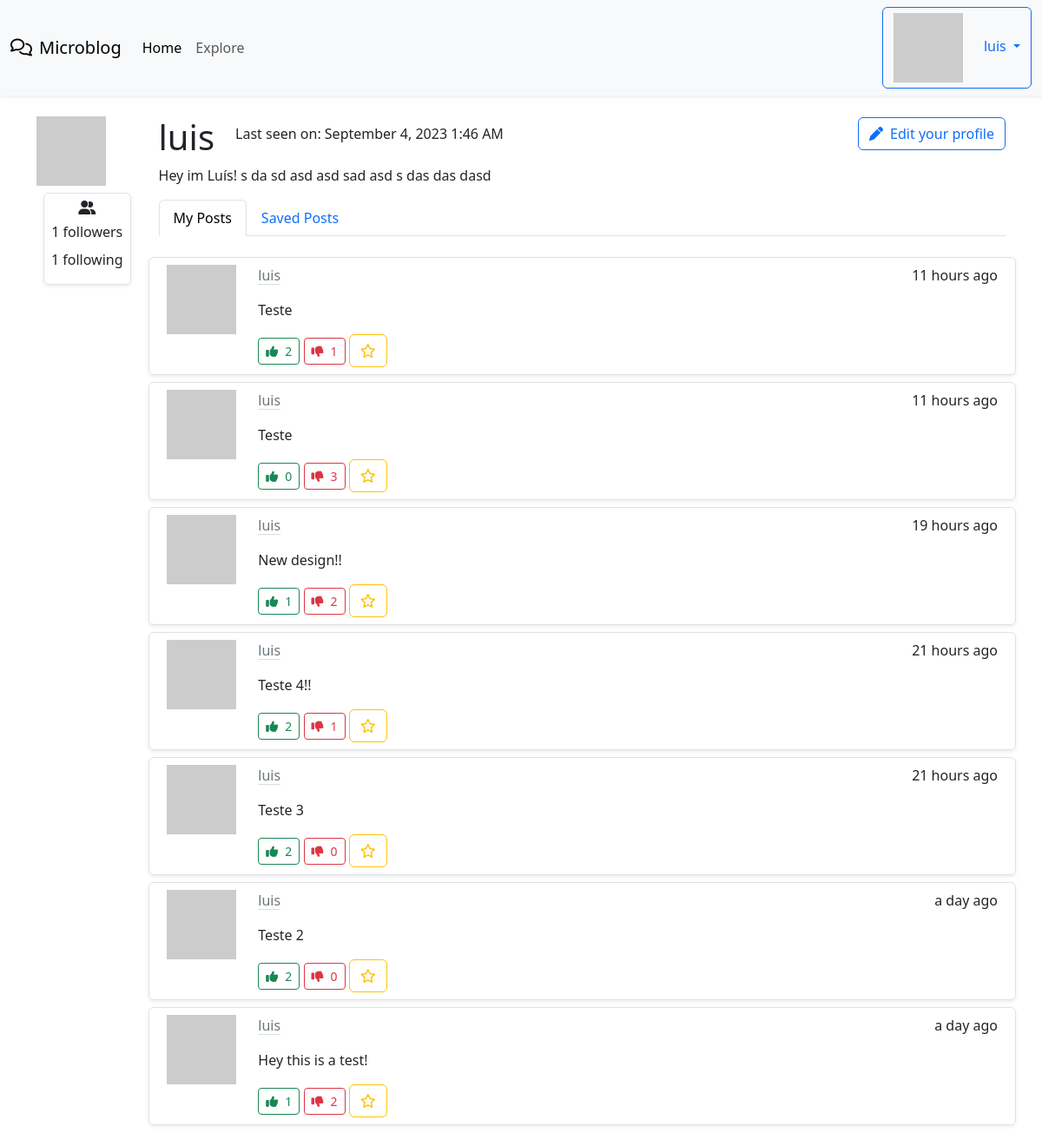
Screenshot of /user/luis (signed in) with the database file from the repository.
### app/models.py (models this page shows, shortened)
class User(UserMixin, db.Model):
    id = db.Column(db.Integer, primary_key = True)
    username = db.Column(db.String(64), index = True, unique = True)
    email = db.Column(db.String(120), index = True, unique = True)
    password_hash = db.Column(db.String(128))
    posts = db.relationship('Post', backref='author', lazy='dynamic')
    about_me = db.Column(db.String(140))
    last_seen = db.Column(db.DateTime, default=datetime.utcnow)
    followed = db.relationship(
        'User', secondary=followers,
        primaryjoin=(followers.c.follower_id == id),
        secondaryjoin=(followers.c.followed_id == id),
        backref=db.backref('followers', lazy='dynamic'), lazy='dynamic'
    )
    upvotes = db.relationship('Upvote', backref='user', lazy='dynamic')
    downvotes = db.relationship('Downvote', backref='user', lazy='dynamic')
    saved_posts = db.relationship('SavedPost', backref='user', lazy='dynamic')
    def avatar(self, size):
        digest = md5(self.email.lower().encode('utf-8')).hexdigest()
        return 'https://www.gravatar.com/avatar/{}?d=identicon&s={}'.format(digest, size)
    def is_following(self, user):
        return self.followed.filter(
            followers.c.followed_id == user.id
        ).count() > 0
    def has_saved_post(self, post):
        return self.saved_posts.filter_by(post_id=post.id).count() > 0

class Post(db.Model):
    id = db.Column(db.Integer, primary_key=True)
    body = db.Column(db.String(140))
    timestamp = db.Column(db.DateTime, index=True, default=datetime.utcnow)
    user_id = db.Column(db.Integer, db.ForeignKey('user.id'))
    language = db.Column(db.String(5))
    upvotes = db.relationship('Upvote', backref='post', lazy='dynamic')
    downvotes = db.relationship('Downvote', backref='post', lazy='dynamic')
    saved_by = db.relationship('SavedPost', backref='post', lazy='dynamic')

### app/main/routes.py (the view)
@bp.route('/user/<username>')
@login_required
def user(username):
    user = User.query.filter_by(username=username).first_or_404()
    page = request.args.get('page', 1, type=int)
    posts = user.posts.order_by(Post.timestamp.desc()).paginate(
        page=page, per_page=current_app.config['POSTS_PER_PAGE'], error_out=False
    )
    next_url = url_for('main.user', page=posts.next_num) if posts.has_next else None
    prev_url = url_for('main.user', page=posts.prev_num) if posts.has_prev else None
    saved_posts = current_user.saved_posts.all()
    post_ids = [saved_post.post_id for saved_post in saved_posts]
    saved_posts_list = Post.query.filter(Post.id.in_(post_ids)).all()
    form = EmptyForm()
    return render_template('user.html', user=user, posts = posts.items, form=form, next_url=next_url, prev_url=prev_url, saved_posts=saved_posts_list )

### app/__init__.py (called while the page is built)
def get_locale():
    return request.accept_languages.best_match(current_app.config['LANGUAGES'])

### app/main/routes.py (called while the page is built)
@bp.before_request
def before_request():
    if current_user.is_authenticated:
        current_user.last_seen = datetime.utcnow()
        db.session.commit()
    g.locale = str(get_locale())

### app/models.py (called while the page is built)
@login.user_loader
def load_user(id):
    return User.query.get(int(id))

### app/templates/user.html (shortened to what this page needs)
{% extends "base.html" %}
{% from 'bootstrap5/form.html' import render_field %}
{% block content %}
<div class="container mt-4">
  <div class="d-flex flex-row">
    <div class="me-4">
      <img src="{{ user.avatar(128) }}" />
      <div class="border rounded shadow-sm p-2 m-2 d-flex flex-column align-items-center">
        <i class="fa-solid fa-user-group mb-2"></i>
        <p class="mb-2">{{ _('%(count)d followers', count=user.followers.count()) }}</p>
        <p class="mb-2">{{ _('%(count)d following', count=user.followed.count()) }}</p>
      </div>
    </div>
    <div class="col">
      <div class="d-flex flex-row align-items-center">
        <h1>{{ user.username }}</h1>
        {% if user.last_seen %}
          <p class="ms-4">{{ _('Last seen on') }}: {{ moment(user.last_seen).format('LLL') }}</p>
        {% endif %}
        {% if user == current_user %}
        <div class="ms-auto">
          <p><a class="btn btn-outline-primary" href="{{ url_for('main.edit_profile') }}"><i class="fa-solid fa-pen me-2"></i>{{_('Edit your profile')}}</a></p>
        </div>
        {% endif %}
      </div>
      <div>
      {% if user.about_me %}
        <p>{{ user.about_me }}</p>
      {% endif %}
      </div>
      <div>
        <ul class="nav nav-tabs" id="myTab" role="tablist">
            <li class="nav-item" role="presentation">
                <a class="nav-link active" id="tab1-tab" data-bs-toggle="tab" href="#tab1" role="tab" aria-controls="tab1" aria-selected="true">My Posts</a>
            </li>
            <li class="nav-item" role="presentation">
                <a class="nav-link" id="tab2-tab" data-bs-toggle="tab" href="#tab2" role="tab" aria-controls="tab2" aria-selected="false">Saved Posts</a>
            </li>
        </ul>
        <div class="tab-content my-4" id="myTabContent">
            <div class="tab-pane fade show active" id="tab1" role="tabpanel" aria-labelledby="tab1-tab">
              {% for post in posts %}
                {% include "_post.html" %}
              {% endfor %}
            </div>
        </div>
      </div>
    </div>
  </div>
</div>
{% endblock %}

### app/templates/base.html (shortened to what this page needs)
<!doctype html>
<html lang="en">
    <head>
        {% block head %}
        {% block styles %}
            {{ bootstrap.load_css() }}
        {% endblock %}
        {% endblock %}
    </head>
    <body>
      <nav class="navbar navbar-expand-lg bg-body-tertiary shadow-sm">
        <div class="container-fluid">
          <a class="navbar-brand" href="{{ url_for('main.index') }}"><i class="fa-regular fa-comments me-2"></i>Microblog</a>
          <div class="collapse navbar-collapse" id="navbarNav">
            <ul class="navbar-nav">
              <li class="nav-item">
                <a class="nav-link active" aria-current="page" href="{{ url_for('main.index') }}">{{_('Home')}}</a>
              </li>
              <li class="nav-item">
                <a class="nav-link" href="{{ url_for('main.explore') }}">{{_('Explore')}}</a>
              </li>
            </ul>
            <ul class="navbar-nav ms-auto">
              {% if current_user.is_anonymous %}
              <li class="nav-item">
                  <a class="btn btn-primary" href="{{ url_for('auth.login') }}">{{_('Login')}}</a>
              </li>
              {% else %}
              <li class="nav-item dropdown">
                <a class="dropdown-toggle btn btn-outline-primary" href="#" role="button" data-bs-toggle="dropdown" aria-expanded="false">
                  <img class="me-4" src="{{ current_user.avatar(36) }}" />{{ current_user.username }}
                </a>
              </li>
              {% endif %}
          </ul>
          </div>
        </div>
      </nav>
      {% block content %}{% endblock %}
  </body>
</html>

### app/templates/_post.html
<div class="row border rounded shadow-sm my-2 p-2">
  <div class="col-1 d-flex align-items-center">
    <img src="{{ post.author.avatar(64) }}" class="align-self-start mr-3" alt="{{ post.author.username }} Avatar">
  </div>
  <div class="col ms-4">
    <div class="d-flex flex-row justify-content-between">
      <a class="link-secondary link-offset-2 link-underline-opacity-25 link-underline-opacity-100-hover" href="{{ url_for('main.user', username=post.author.username) }}">{{ post.author.username }}</a>
      <p>{{ moment(post.timestamp).fromNow() }}</p>
    </div>
    <p>{{ post.body }}</p>
    <button onclick="upvotePost({{ post.id }})" class="btn btn-outline-success btn-sm upvote-button" data-post-id="{{ post.id }}">
      <i class="fa-solid fa-thumbs-up me-2"></i><span id="upvote-count-{{ post.id }}">{{ post.upvotes.count() }}</span>
    </button>
    <button onclick="downvotePost({{ post.id }})" class="btn btn-outline-danger btn-sm downvote-button" data-post-id="{{ post.id }}">
      <i class="fa-solid fa-thumbs-down me-2"></i><span id="downvote-count-{{ post.id }}">{{ post.downvotes.count() }}</span>
    </button>
    <button onclick="savePost({{ post.id }})" id="save-toggle-button-{{ post.id }}" data-post-id="{{ post.id }}" class="btn btn-outline-warning">
      {% if current_user.has_saved_post(post) %}
      <i id="star-icon-{{ post.id }}" class="fa-solid fa-star"></i>
      {% else %}
      <i id="star-icon-{{ post.id }}" class="fa-regular fa-star"></i>
      {% endif %}
    </button>
  </div>
</div>

### rows the page displays
User: username "luis", last_seen "September 4, 2023 1:46 AM", about_me "Hey im Luís! s da sd asd asd sad asd s das das dasd"
Post: author.username "luis", timestamp "11 hours ago", body "Teste", upvotes.count "2", downvotes.count "1"
Post: author.username "luis", timestamp "11 hours ago", body "Teste", upvotes.count "0", downvotes.count "3"
Post: author.username "luis", timestamp "19 hours ago", body "New design!!", upvotes.count "1", downvotes.count "2"
Post: author.username "luis", timestamp "21 hours ago", body "Teste 4!!", upvotes.count "2", downvotes.count "1"
Post: author.username "luis", timestamp "21 hours ago", body "Teste 3", upvotes.count "2", downvotes.count "0"
Post: author.username "luis", timestamp "a day ago", body "Teste 2", upvotes.count "2", downvotes.count "0"
Post: author.username "luis", timestamp "a day ago", body "Hey this is a test!", upvotes.count "1", downvotes.count "2"
